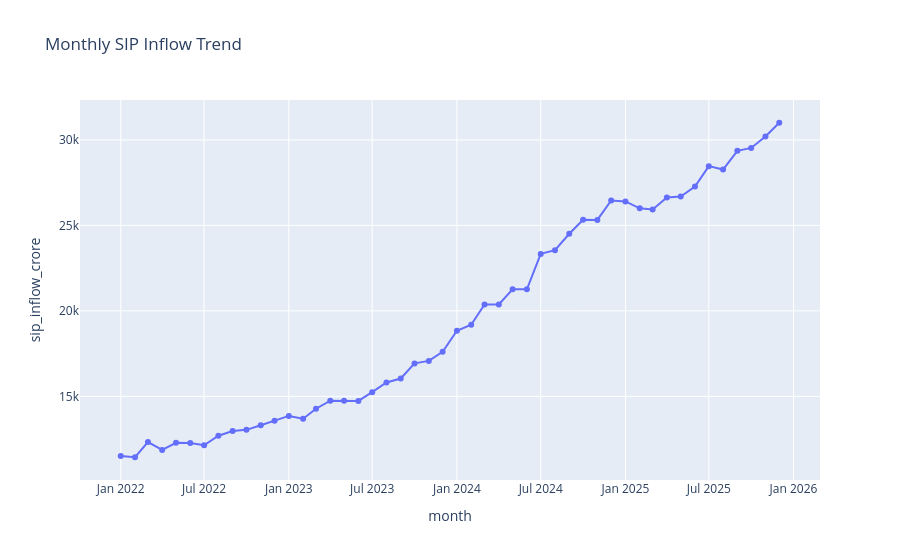

Notebook source saved alongside this figure:
### Code cell
import plotly.express as px

fig = px.line(
    sip,
    x="month",
    y="sip_inflow_crore",
    title="Monthly SIP Inflow Trend",
    markers=True
)

fig.show()
